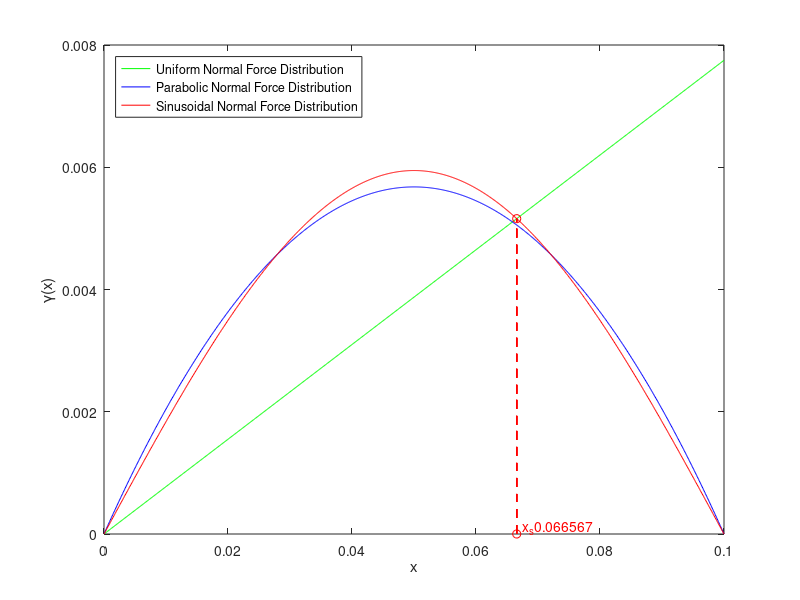
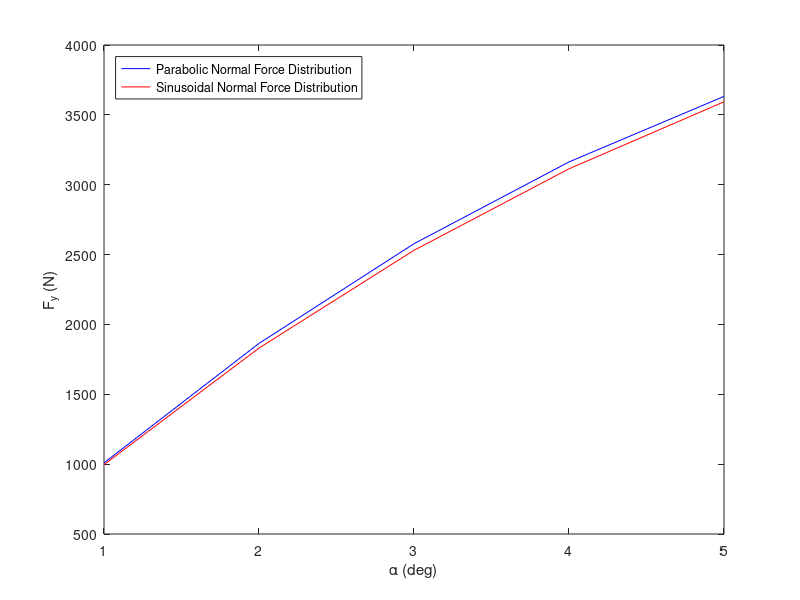

The MATLAB source for these figures, in order:
% Given data
Fz = 5200; % N
a = 0.1/2; % m
sigma_y = 0.0775;
c_y = 1250*10000; % N/m^2
u = 0.91;

%% Question A
% Generate gamma(x) vs x curves for uniform, parabolic and sinusoidal normal force distributions
uniform_gamma=[];
sinusoidal_gamma=[];
min_diff = inf;
xs = 0;
i=1;
for x=linspace(0,2*a,1000)
    uniform_gamma(i) = sigma_y*x;
    parabolic_gamma(i) = ((3*u*Fz)/(4*c_y*a^3))*(x*(2*a-x));
    sinusoidal_gamma(i) = ((pi*u*Fz)/(4*a*c_y))*(sin((pi*x)/(2*a)));
    % Try to find the intersection point of uniform and sinusoidal normal force distributions
    diff = abs(uniform_gamma(i)-sinusoidal_gamma(i));
    if x~=0 && diff < min_diff
        min_diff = diff;
        xs = x;
        xs_idx = i;
    end
    i=i+1;
end
xs
% Plot gamma(x) vs x curves for uniform, parabolic and sinusoidal normal
% force distributions with x_s marked for the sinusoidal normal force distribution
figure()
plot(linspace(0,2*a,1000),uniform_gamma,'Color','green')
hold on
plot(linspace(0,2*a,1000),parabolic_gamma,'Color','blue')
plot(linspace(0,2*a,1000),sinusoidal_gamma,'Color','red')
plot(xs,sigma_y*xs,'or')
plot(xs,0,'or')
plot(xs*ones(10),linspace(0,sigma_y*xs,10),'--r')
text(xs+0.001,0,strcat('x_s',num2str(xs)),'Color','red','VerticalAlignment','bottom','HorizontalAlignment','left')
xlabel('x')
ylabel('\gamma(x)')
legend('Uniform Normal Force Distribution','Parabolic Normal Force Distribution','Sinusoidal Normal Force Distribution','Location','northwest')
hold off
% Compute Fy for sinusoidal normal force distribution
Fy_sinusoidal = trapz(linspace(0,xs,xs_idx), c_y*uniform_gamma(1:xs_idx)) + trapz(linspace(xs,2*a,(1000-xs_idx)), c_y*sinusoidal_gamma(xs_idx+1:end))

%% Question B
% Compute Fy for parabolic normal force distribution
theta = (2*c_y*a^2)/(3*u*Fz);
Fy_parabolic = u*Fz*(3*theta*sigma_y - 3*theta^2*sigma_y^2 + theta^3*sigma_y^3)
% Compute Fy for parabolic and sinusoidal normal force distributions for 5
% different slip angles
Fy_par_arr = [];
Fy_sin_arr = [];
alpha_arr = 1:5;
for j=1:5
    % Compute Fy for parabolic normal force distribution
    sigma_y = tand(alpha_arr(j));
    theta = (2*c_y*a^2)/(3*u*Fz);
    Fy_par_arr(j) = u*Fz*(3*theta*sigma_y - 3*theta^2*sigma_y^2 + theta^3*sigma_y^3);
    % Compute Fy for sinusoidal normal force distribution
    %uniform_gamma=[];
    %sinusoidal_gamma=[];
    min_diff = inf;
    xs = 0;
    i=1;
    for x=linspace(0,2*a,1000)
        uniform_gamma(i) = sigma_y*x;
        sinusoidal_gamma(i) = ((pi*u*Fz)/(4*a*c_y))*(sin((pi*x)/(2*a)));
        diff = abs(uniform_gamma(i)-sinusoidal_gamma(i));
        if x~=0 && diff < min_diff
            min_diff = diff;
            xs = x;
            xs_idx = i;
        end
        i=i+1;
    end
    Fy_sin_arr(j) = trapz(linspace(0,xs,xs_idx), c_y*uniform_gamma(1:xs_idx)) + trapz(linspace(xs,2*a,(1000-xs_idx)), c_y*sinusoidal_gamma(xs_idx+1:end));
end
% Plot Fy vs slip angle curves for parabolic and sinusoidal normal force
% distributions for 5 different slip angles
figure()
plot(alpha_arr,Fy_par_arr,'Color','blue')
hold on
plot(alpha_arr,Fy_sin_arr,'Color','red')
xlabel('\alpha (deg)')
ylabel('F_y (N)')
legend('Parabolic Normal Force Distribution','Sinusoidal Normal Force Distribution','Location','northwest')
hold off